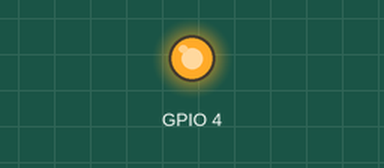
A program run on a simulated Raspberry Pi (BCM pin numbers). Shown: output pins drawn as LEDs (lit = HIGH). At 15.0 s the program stops and its outputs stay as they are.

Above: at 0.12 s.
At 15.0 s:
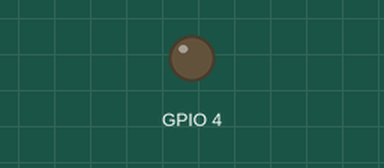
Timing chart, 0 to 16.5 s (numbered marks = the images above):
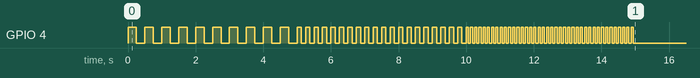

Measured:
- by itself, GPIO 4: goes 10 × (HIGH 0.25 s, LOW 0.25 s), 20 × (HIGH 0.13 s, LOW 0.13 s), 39 × (HIGH 0.06 s, LOW 0.06 s), HIGH 0.06 s, then LOW

The program:

6_functions.py
```python
#! /usr/bin/env python3
# -*- coding: UTF-8 -*-

from time import sleep
from RPi import GPIO


def blink(veces, tiempo):
    cambios = 2 * veces
    encendido = False
    GPIO.output(4, 0)

    for i in range(cambios):
        if encendido:
            GPIO.output(4, 0)
            encendido = False
        else:
            GPIO.output(4, 1)
            encendido = True
        sleep(tiempo / cambios)

GPIO.setmode(GPIO.BCM)
GPIO.setup(4, GPIO.OUT)

blink(10, 5)
blink(20, 5)
blink(40, 5)

GPIO.cleanup()
```
